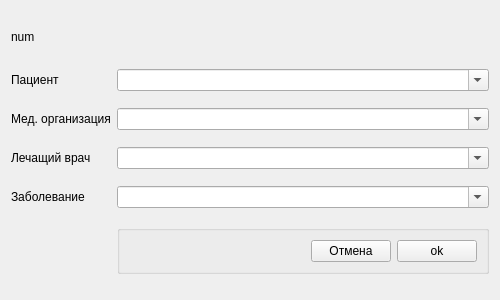
<?xml version="1.0" encoding="UTF-8"?>
<ui version="4.0">
 <class>new_recipe_form</class>
 <widget class="QWidget" name="new_recipe_form">
  <property name="geometry">
   <rect>
    <x>0</x>
    <y>0</y>
    <width>500</width>
    <height>300</height>
   </rect>
  </property>
  <property name="sizePolicy">
   <sizepolicy hsizetype="Preferred" vsizetype="Fixed">
    <horstretch>0</horstretch>
    <verstretch>0</verstretch>
   </sizepolicy>
  </property>
  <property name="maximumSize">
   <size>
    <width>16777215</width>
    <height>300</height>
   </size>
  </property>
  <property name="windowTitle">
   <string>Form</string>
  </property>
  <layout class="QGridLayout" name="gridLayout">
   <item row="0" column="0" colspan="2">
    <widget class="QLabel" name="recipe_num">
     <property name="sizePolicy">
      <sizepolicy hsizetype="Preferred" vsizetype="Fixed">
       <horstretch>0</horstretch>
       <verstretch>0</verstretch>
      </sizepolicy>
     </property>
     <property name="minimumSize">
      <size>
       <width>0</width>
       <height>30</height>
      </size>
     </property>
     <property name="text">
      <string>num</string>
     </property>
    </widget>
   </item>
   <item row="1" column="0">
    <widget class="QLabel" name="label">
     <property name="text">
      <string>Пациент</string>
     </property>
    </widget>
   </item>
   <item row="1" column="1">
    <widget class="QComboBox" name="patient_combo">
     <property name="sizePolicy">
      <sizepolicy hsizetype="MinimumExpanding" vsizetype="Fixed">
       <horstretch>0</horstretch>
       <verstretch>0</verstretch>
      </sizepolicy>
     </property>
     <property name="editable">
      <bool>true</bool>
     </property>
    </widget>
   </item>
   <item row="2" column="0">
    <widget class="QLabel" name="label_2">
     <property name="text">
      <string>Мед. организация</string>
     </property>
    </widget>
   </item>
   <item row="2" column="1">
    <widget class="QComboBox" name="m_org_combo">
     <property name="editable">
      <bool>true</bool>
     </property>
    </widget>
   </item>
   <item row="3" column="0">
    <widget class="QLabel" name="label_3">
     <property name="text">
      <string>Лечащий врач</string>
     </property>
    </widget>
   </item>
   <item row="3" column="1">
    <widget class="QComboBox" name="doctor_combo">
     <property name="editable">
      <bool>true</bool>
     </property>
    </widget>
   </item>
   <item row="4" column="0">
    <widget class="QLabel" name="label_4">
     <property name="text">
      <string>Заболевание</string>
     </property>
    </widget>
   </item>
   <item row="4" column="1">
    <widget class="QComboBox" name="ill_combo">
     <property name="editable">
      <bool>true</bool>
     </property>
    </widget>
   </item>
   <item row="5" column="1">
    <widget class="QGroupBox" name="groupBox">
     <property name="sizePolicy">
      <sizepolicy hsizetype="Preferred" vsizetype="Fixed">
       <horstretch>0</horstretch>
       <verstretch>0</verstretch>
      </sizepolicy>
     </property>
     <property name="title">
      <string/>
     </property>
     <layout class="QGridLayout" name="gridLayout_2">
      <item row="0" column="0">
       <spacer name="horizontalSpacer">
        <property name="orientation">
         <enum>Qt::Horizontal</enum>
        </property>
        <property name="sizeHint" stdset="0">
         <size>
          <width>137</width>
          <height>20</height>
         </size>
        </property>
       </spacer>
      </item>
      <item row="0" column="1">
       <widget class="QPushButton" name="cancel_btn">
        <property name="text">
         <string>Отмена</string>
        </property>
       </widget>
      </item>
      <item row="0" column="2">
       <widget class="QPushButton" name="ok_btn">
        <property name="text">
         <string>ok</string>
        </property>
       </widget>
      </item>
     </layout>
    </widget>
   </item>
  </layout>
 </widget>
 <resources/>
 <connections>
  <connection>
   <sender>cancel_btn</sender>
   <signal>clicked()</signal>
   <receiver>new_recipe_form</receiver>
   <slot>close()</slot>
   <hints>
    <hint type="sourcelabel">
     <x>211</x>
     <y>108</y>
    </hint>
    <hint type="destinationlabel">
     <x>199</x>
     <y>71</y>
    </hint>
   </hints>
  </connection>
 </connections>
</ui>
